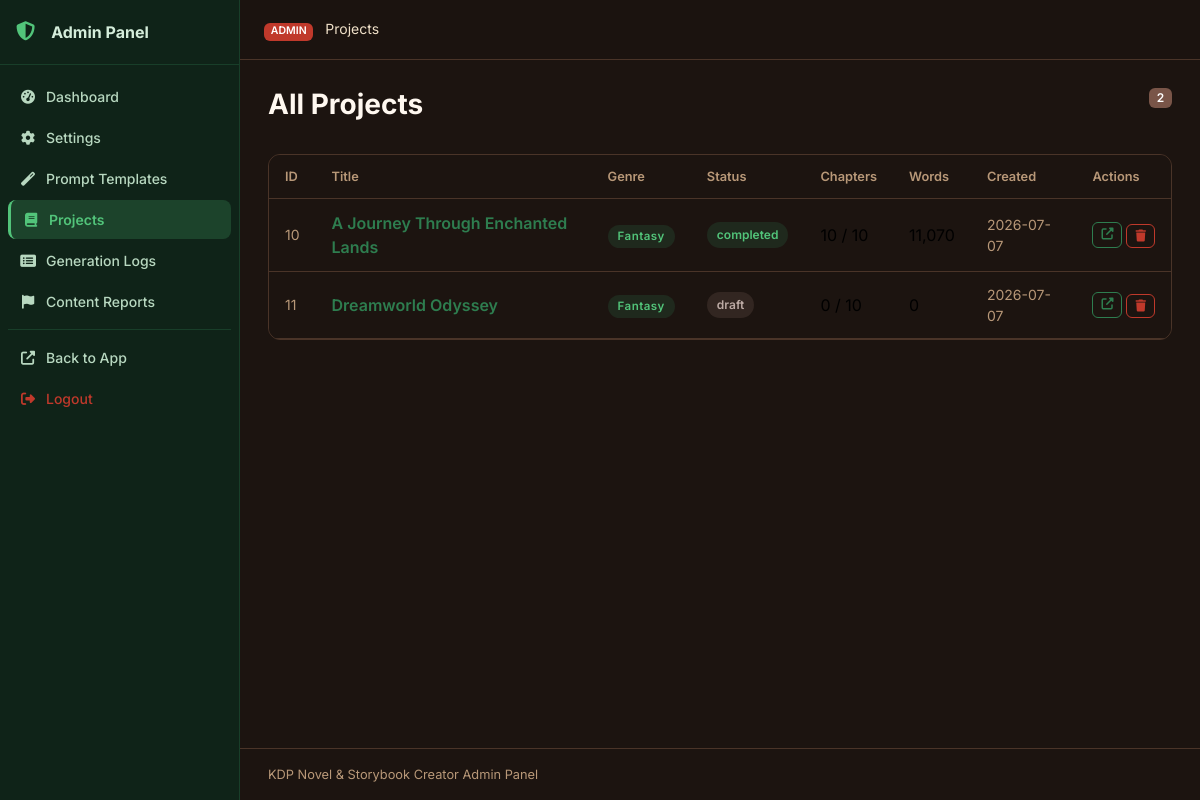
Page /julisunkan/projects (signed in) on the earlier database version.
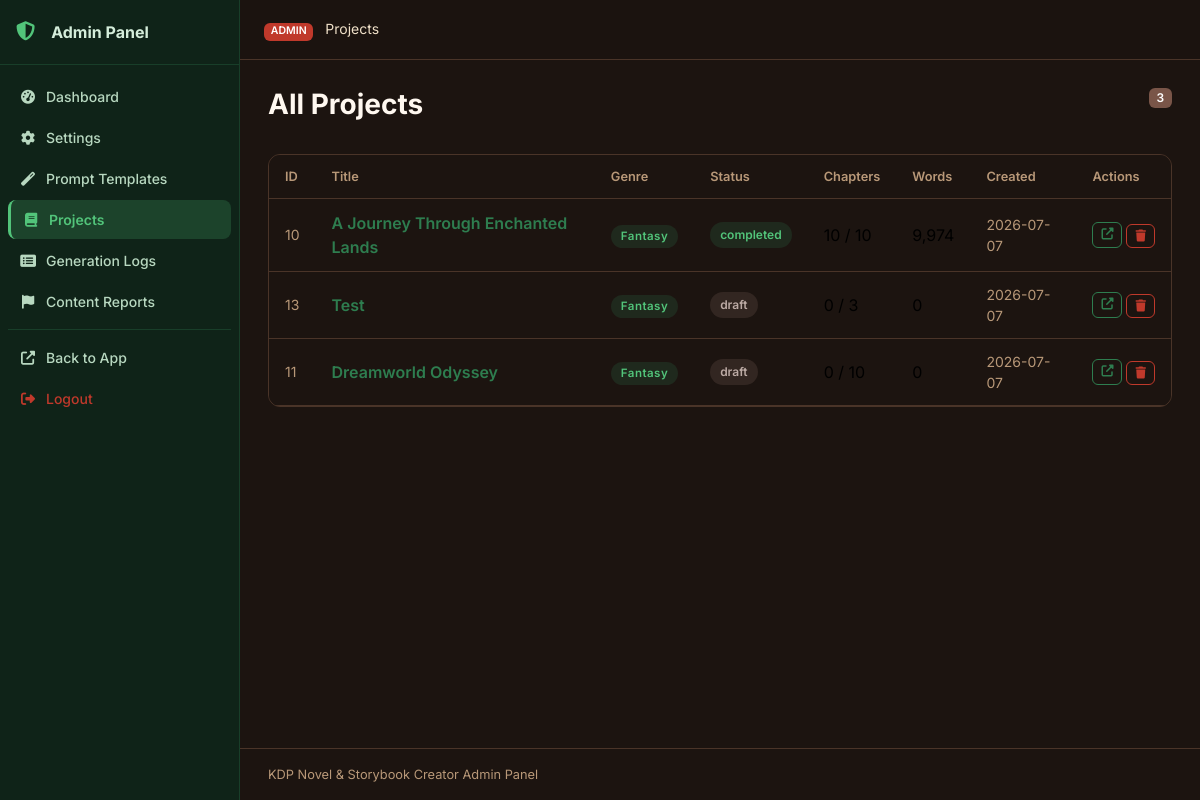
Same page on the later database version.
### tables this page shows
CREATE TABLE projects (
    id INTEGER PRIMARY KEY AUTOINCREMENT,
    title TEXT NOT NULL,
    subtitle TEXT DEFAULT '',
    genre TEXT DEFAULT 'Fantasy',
    audience TEXT DEFAULT 'Adult',
    description TEXT DEFAULT '',
    language TEXT DEFAULT 'English',
    story_type TEXT DEFAULT 'Novel',
    writing_style TEXT DEFAULT 'Descriptive',
    point_of_view TEXT DEFAULT 'Third Person Limited',
    tense TEXT DEFAULT 'Past',
    tone TEXT DEFAULT 'Adventurous',
    num_chapters INTEGER DEFAULT 10,
    words_per_chapter INTEGER DEFAULT 2000,
    creativity_level TEXT DEFAULT 'balanced',
    temperature REAL DEFAULT 0.7,
    top_p REAL DEFAULT 0.9,
    max_tokens INTEGER DEFAULT 4096,
    status TEXT DEFAULT 'draft',
    current_chapter INTEGER DEFAULT 0,
    total_words INTEGER DEFAULT 0,
    cover_prompt TEXT DEFAULT '',
    include_images INTEGER DEFAULT 0,
    images_per_chapter INTEGER DEFAULT 1,
    image_style TEXT DEFAULT 'Realistic',
    created_at TIMESTAMP DEFAULT CURRENT_TIMESTAMP,
    updated_at TIMESTAMP DEFAULT CURRENT_TIMESTAMP
);

### routes/admin.py (the view)
@bp.route('/projects')
@admin_required
def projects():
    db = get_db()
    all_projects = db.execute('SELECT * FROM projects ORDER BY updated_at DESC').fetchall()
    return render_template('admin/projects.html', projects=all_projects)

### database/__init__.py (called while the page is built)
def get_db():
    if 'db' not in g:
        db_path = current_app.config['DATABASE']
        os.makedirs(os.path.dirname(db_path), exist_ok=True)
        g.db = sqlite3.connect(db_path)
        g.db.row_factory = sqlite3.Row
        g.db.execute('PRAGMA foreign_keys = ON')
        g.db.execute('PRAGMA journal_mode = WAL')
    return g.db

### utils/helpers.py (called while the page is built)
def admin_required(f):
    @wraps(f)
    def decorated(*args, **kwargs):
        if not session.get('admin_logged_in'):
            return redirect(url_for('admin.login'))
        return f(*args, **kwargs)
    return decorated

def get_setting(db, key, default=''):
    row = db.execute('SELECT value FROM settings WHERE key = ?', (key,)).fetchone()
    return row['value'] if row else default

### templates/admin/projects.html (shortened to what this page needs)
{% extends "admin/base.html" %}
{% block breadcrumb %}Projects{% endblock %}
{% block admin_content %}
<div class="page-header">
  <h1 class="page-title">All Projects</h1>
  <span class="badge bg-secondary">{{ projects | length }}</span>
</div>
<div class="card data-card">
  <div class="card-body p-0">
    <div class="table-responsive">
      <table class="table table-hover align-middle mb-0">
        <thead>
          <tr>
            <th>ID</th><th>Title</th><th>Genre</th><th>Status</th>
            <th>Chapters</th><th>Words</th><th>Created</th><th>Actions</th>
          </tr>
        </thead>
        <tbody>
          {% for p in projects %}
          <tr>
            <td class="text-muted small">{{ p.id }}</td>
            <td>
              <a href="{{ url_for('projects.project_detail', project_id=p.id) }}" class="fw-600 text-decoration-none">
                {{ p.title[:40] }}
              </a>
            </td>
            <td><span class="genre-badge genre-{{ p.genre | lower | replace(' ', '-') | replace('/', '-') }}">{{ p.genre }}</span></td>
            <td><span class="status-pill status-{{ p.status }}">{{ p.status }}</span></td>
            <td>{{ p.current_chapter }} / {{ p.num_chapters }}</td>
            <td>{{ '{:,}'.format(p.total_words) }}</td>
            <td class="text-muted small">{{ p.created_at[:10] if p.created_at else '—' }}</td>
            <td>
              <div class="d-flex gap-1">
                <a href="{{ url_for('projects.project_detail', project_id=p.id) }}" class="btn btn-xs btn-outline-primary">
                  <i class="fas fa-external-link-alt"></i>
                </a>
                <form method="POST" action="{{ url_for('admin.delete_project', project_id=p.id) }}" style="display:inline">
                  <button class="btn btn-xs btn-outline-danger" onclick="return confirm('Delete?')">
                    <i class="fas fa-trash"></i>
                  </button>
                </form>
              </div>
            </td>
          </tr>
          {% endfor %}
        </tbody>
      </table>
    </div>
  </div>
</div>
{% endblock %}

Differences in the rows shown:
changed projects "A Journey Through Enchanted Lands": total_words "11,070" → "9,974"
added projects: id "13", title "Test", genre "Fantasy", status "draft", current_chapter "0", num_chapters "3", total_words "0", created_at "2026-07-07"
Other differences:
{{ projects | length }}: "2" → "3"
